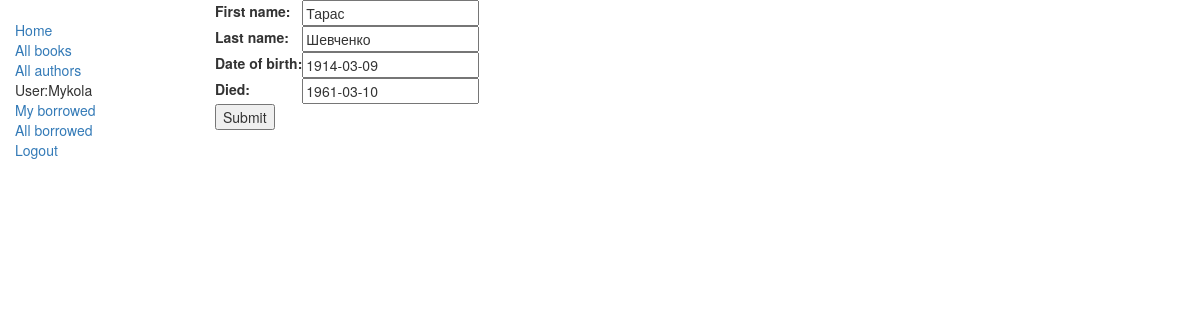
/catalog/author/1/update/ (signed in), run on the app's committed database.
### catalog/models.py (models this page shows, shortened)
class Author(models.Model):
    first_name = models.CharField(max_length=100)
    last_name = models.CharField(max_length=100)
    date_of_birth = models.DateField(null=True, blank=True)
    date_of_death = models.DateField('died', null=True, blank=True)
    class Meta:
        ordering = ['first_name','last_name']
        permissions = (('can_author_edit', 'Can edit author'),)

### catalog/views.py (the view)
# urls.py: url(r'^author/(?P<pk>\d+)/update/$', views.UpdateAuthor.as_view(), name='author_update'),
class UpdateAuthor(PermissionRequiredMixin,UpdateView):
    model = Author
    template_name = "update_author.html"
    fields = ['first_name', 'last_name', 'date_of_birth', 'date_of_death']
    permission_required = "catalog.can_author_edit"

### catalog/templates/update_author.html (shortened to what this page needs)
{% extends 'base_generic.html' %}
{% block content %}
    <form action="" method="post">
        <table>
            {{ form.as_table }}
        </table>
        <input type="submit" value="Submit">
    </form>
{% endblock %}

### catalog/templates/base_generic.html (shortened to what this page needs)
<!DOCTYPE html>
<html lang="en">
<head>
  <link rel="stylesheet" href="https://maxcdn.bootstrapcdn.com/bootstrap/3.3.7/css/bootstrap.min.css">
  {% load static %}
  <link rel="stylesheet" href="{% static 'css/style.css' %}">
</head>
<body>
  <div class="container-fluid">
    <div class="row">
      <div class="col-sm-2">
      {% block sidebar %}
      <ul class="sidebar-nav">
          <li><a href="{% url 'index' %}">Home</a></li>
          <li><a href="{% url 'books' %}">All books</a></li>
          <li><a href="{% url 'authors' %}">All authors</a></li>
          {% if user.is_authenticated %}
              <li>User:{{ user.get_username }}</li>
              <li><a href="{% url 'my-borrowed' %}">My borrowed</a></li>
              {% if perms.catalog.can_mark_returned %}
                  <li><a href="{% url 'borrowed' %}">All borrowed</a></li>
              {% endif %}
              <li><a href="{% url 'logout' %}? next={{ request.path }}">Logout</a></li>
          {% else %}
              <li><a href="{% url 'login' %}? next={{ request.path }}">Login</a></li>
          {% endif %}
      </ul>
     {% endblock %}
      </div>
      <div class="col-sm-10 ">
      {% block content %}{% endblock %}
      </div>
    </div>
  </div>
</body>
</html>

### catalog/static/css/style.css (style rules this page uses)
.sidebar-nav { margin-top: 20px; padding: 0; list-style: none; }

### data on the page
Author: first_name "Тарас", last_name "Шевченко", date_of_birth "1914-03-09", date_of_death "1961-03-10"

### other printed values
{{ user.get_username }} "Mykola"
